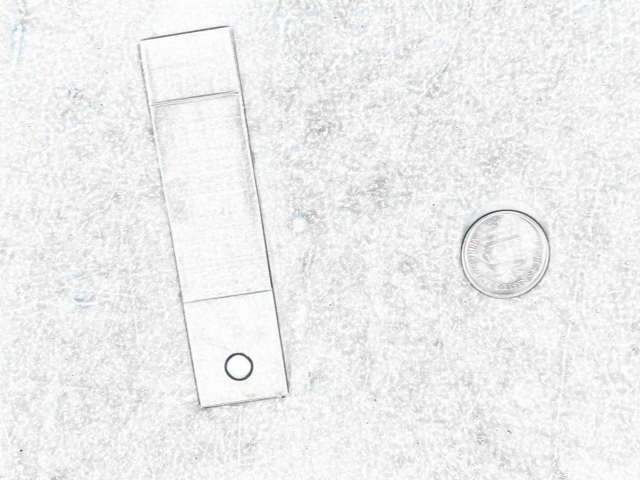
#> input picture Programs/test.png, 1280 x 960 px (shown at 1/2 size)
$ python detect_shapes.py --image test.png
#> lines starting #> are read from the running program, lines starting #| are printed output that depends on the picture; after the words box and inside, x2 and y2 are one past the last pixel; in counts of white or black regions, pixels touching at a corner belong together
### Programs/shapedetector.py
# -*- coding: utf-8 -*-
"""
Created on Sun Apr  7 15:42:24 2019

@author: Santosh
"""

# import the necessary packages
import cv2

class ShapeDetector:
	def __init__(self):
		pass

	# [31 lines left out: function detect, not called in this run]

### Programs/detect_shapes.py
# -*- coding: utf-8 -*-
"""
Created on Sun Apr  7 15:45:02 2019

@author: Santosh
"""
# import the necessary packages
from shapedetector import ShapeDetector
from scipy.spatial import distance as dist
import argparse
import imutils
from matplotlib import pyplot as plt
import cv2
def viewImage(image):
    cv2.namedWindow('Display', cv2.WINDOW_NORMAL)
    cv2.imshow('Display', image)
    cv2.waitKey(0)
    cv2.destroyAllWindows()


def detect(image):
    points = cv2.goodFeaturesToTrack(
        image,
        maxCorners=20,
        qualityLevel=0.04,
        minDistance=1.0,
        useHarrisDetector=False,
    )

    if points is not None and len(points) > 0:
        return [[point[0][0].item(), point[0][1].item(), 1, 1] for point in points]

    return None

# construct the argument parse and parse the arguments
ap = argparse.ArgumentParser()
ap.add_argument("-i", "--image", required=True,
	help="path to the input image")
args = vars(ap.parse_args())

# load the image and resize it to a smaller factor so that
# the shapes can be approximated better
image = cv2.imread(args["image"])
#> image is the input picture: shape (960, 1280, 3); mean B, G, R 238.5, 238.5, 238.2
resized = imutils.resize(image, width=300)
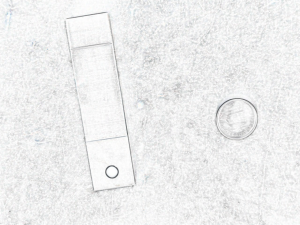
#> resized: shape (225, 300, 3); mean B, G, R 238.5, 238.5, 238.2
ratio = image.shape[0] / float(resized.shape[0])
#> ratio = 4.27

# convert the resized image to grayscale, blur it slightly,
# and threshold it
gray = cv2.cvtColor(resized, cv2.COLOR_BGR2GRAY)
blurred = cv2.GaussianBlur(gray, (5, 5), 0)
thresh = cv2.threshold(gray, 69, 255, cv2.THRESH_BINARY)[1]
#> thresh: shape (225, 300); every value is 255
viewImage(thresh)
#edged = cv2.Canny(thresh, 50, 100)
edged = cv2.dilate(thresh, None, iterations=1)
viewImage(edged)
#edged = cv2.erode(edged, None, iterations=1)

# find contours in the thresholded image and initialize the
# shape detector
cnts = cv2.findContours(edged, cv2.RETR_EXTERNAL,
	cv2.CHAIN_APPROX_NONE)
#> cnts = 1 contour; box (x1, y1, x2, y2) and area: (0, 0, 300, 225) 66976
cnts = imutils.grab_contours(cnts)
sd = ShapeDetector()
# loop over the contours
for c in cnts:

    if cv2.contourArea(c) < 500:
        	continue

    epsilon = 0.02*cv2.arcLength(c,True)
    approx = cv2.approxPolyDP(c,epsilon,True)

    print(approx)
    for i in range(1, len(approx)):
#> (the run stopped early here; a loop or call above may not have finished)
